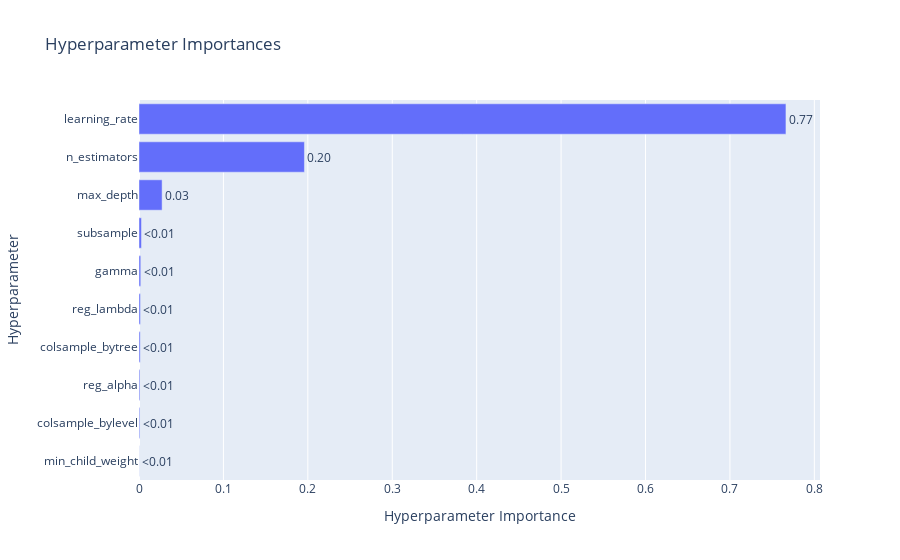

The notebook cell saved with this chart:
### Markdown cell above
Die Untersuchung der Hyperparameter Importances zeigt zeigt, dass die learning_rate und n_estimators die wichtigsten Hyperparameter sind, die das Modell maßgeblich beeinflussen. Eine Anpassung dieser beiden Parameter ist entscheidend für die Optimierung des Modells. Max_depth nimmt ebenfalls Einfluss, jedoch deutlich weniger. Die anderen Hyperparameter spielen nur eine untergeordnete Rolle in diesem Modell.

### Code cell
# Hyperparameter Importance visualisieren
optuna.visualization.plot_param_importances(study)

### Figure 1 — Plotly figure (JSON) as saved in the notebook; plotly's stock layout.template omitted (floating-point values rounded to 4 significant figures)
{"data": [{"cliponaxis": false, "hovertemplate": ["min_child_weight (IntDistribution): 0.00015719577375077534<extra></extra>", "colsample_bylevel (FloatDistribution): 0.0009286051129619397<extra></extra>", "reg_alpha (FloatDistribution): 0.0010540337832538374<extra></extra>", "colsample_bytree (FloatDistribution): 0.0014507602718232628<extra></extra>", "reg_lambda (FloatDistribution): 0.0017021105138362786<extra></extra>", "gamma (FloatDistribution): 0.002081139034449747<extra></extra>", "subsample (FloatDistribution): 0.002915206101447423<extra></extra>", "max_depth (IntDistribution): 0.027374576471395455<extra></extra>", "n_estimators (IntDistribution): 0.19597746192458357<extra></extra>", "learning_rate (FloatDistribution): 0.7663589110124979<extra></extra>"], "name": "Objective Value", "orientation": "h", "text": ["<0.01", "<0.01", "<0.01", "<0.01", "<0.01", "<0.01", "<0.01", "0.03", "0.20", "0.77"], "textposition": "outside", "type": "bar", "x": [0.0001572, 0.0009286, 0.001054, 0.001451, 0.001702, 0.002081, 0.002915, 0.02737, 0.196, 0.7664], "y": ["min_child_weight", "colsample_bylevel", "reg_alpha", "colsample_bytree", "reg_lambda", "gamma", "subsample", "max_depth", "n_estimators", "learning_rate"]}], "layout": {"title": {"text": "Hyperparameter Importances"}, "xaxis": {"title": {"text": "Hyperparameter Importance"}}, "yaxis": {"title": {"text": "Hyperparameter"}}}}
